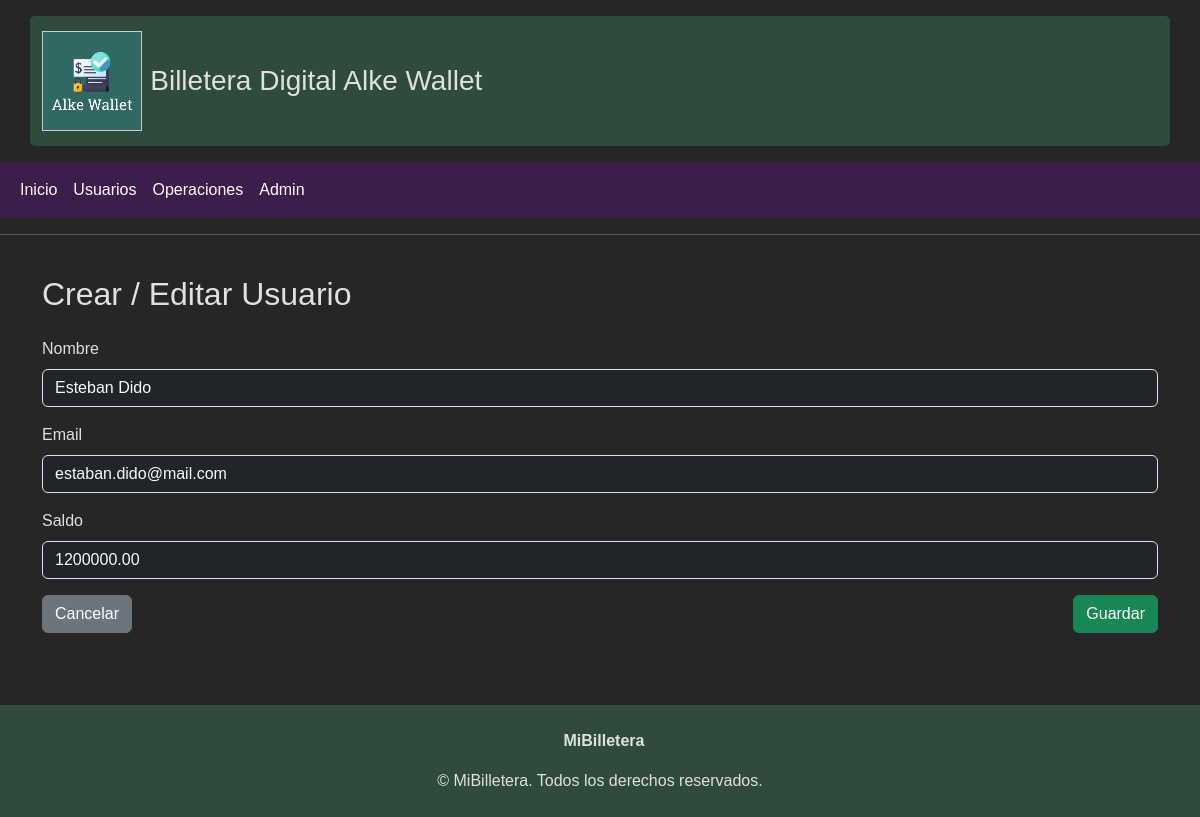
Page /usuarios/editar/2/ on the earlier database version.
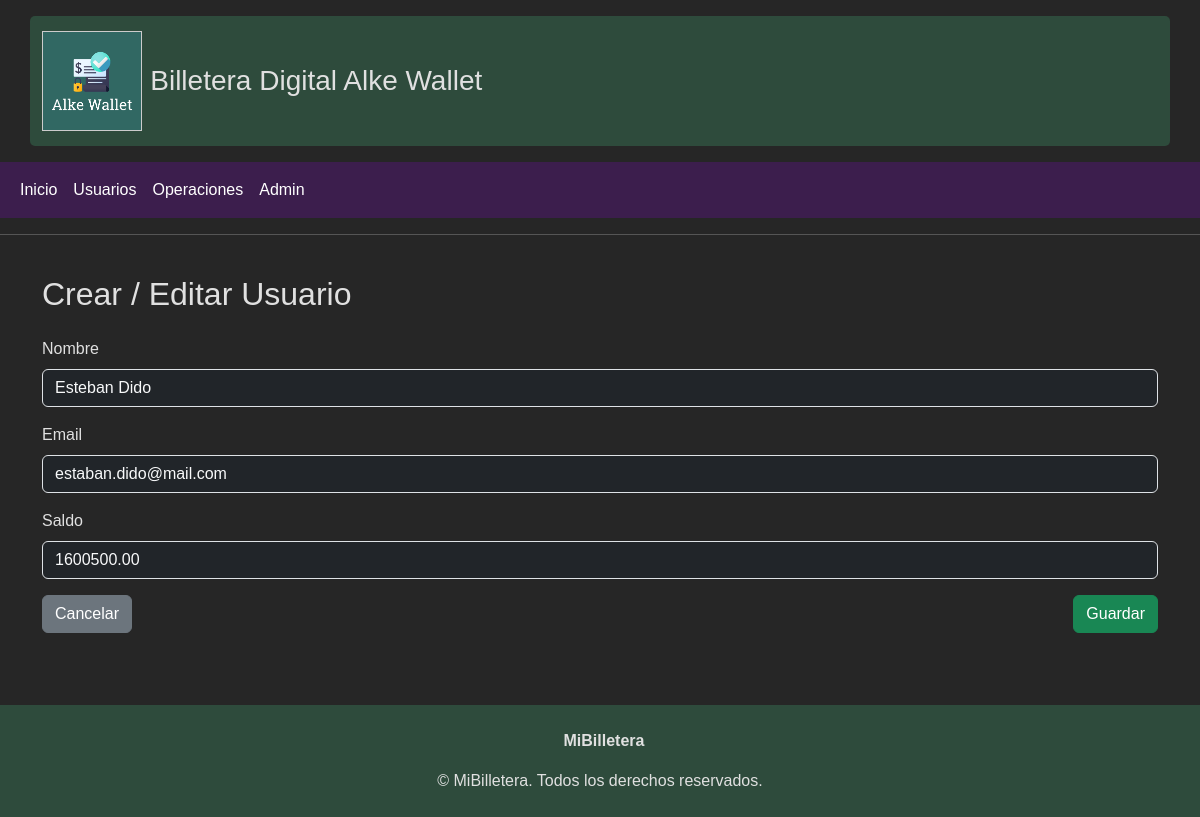
Same page on the later database version.
### apps/wallet/models.py (models this page shows, shortened)
class Usuario(models.Model):
    nombre = models.CharField(max_length=100)
    email = models.EmailField(unique=True)
    saldo = models.DecimalField(max_digits=12, decimal_places=2, default=0)

### apps/wallet/views.py (the view)
# urls.py: path('usuarios/editar/<int:pk>/', views.editar_usuario, name='editar_usuario'),
def editar_usuario(request, pk):
    usuario = get_object_or_404(Usuario, pk=pk)
    form = UsuarioForm(request.POST or None, instance=usuario)
    if form.is_valid():
        form.save()
        return redirect('lista_usuarios')
    return render(request, 'wallet/form_usuario.html', {'form': form})

### apps/wallet/forms.py
class UsuarioForm(forms.ModelForm):
    class Meta:
        model = Usuario
        fields = '__all__'
        widgets = {
            'nombre': forms.TextInput(attrs={'class': 'form-control bg-dark text-light'}),
            'email': forms.EmailInput(attrs={'class': 'form-control bg-dark text-light'}),
            'saldo': forms.NumberInput(attrs={'class': 'form-control bg-dark text-light'}),
        }

### templates/wallet/form_usuario.html (shortened to what this page needs)
{% extends 'base.html' %}
{% block content %}
<div class="container my-4">
    <h2 class="mb-4">Crear / Editar Usuario</h2>
    <form method="post" novalidate>
        {% for field in form %}
        <div class="mb-3">
            <label for="{{ field.id_for_label }}" class="form-label">{{ field.label }}</label>
            {{ field }}
        </div>
        {% endfor %}
        <div class="d-flex justify-content-between mt-3">
            <a href="{% url 'lista_usuarios' %}" class="btn btn-secondary">Cancelar</a>
            <button type="submit" class="btn btn-success">Guardar</button>
        </div>
    </form>
</div>
{% endblock %}

Differences in the rows shown:
changed Usuario "Esteban Dido": saldo "1200000.00" → "1600500.00"
